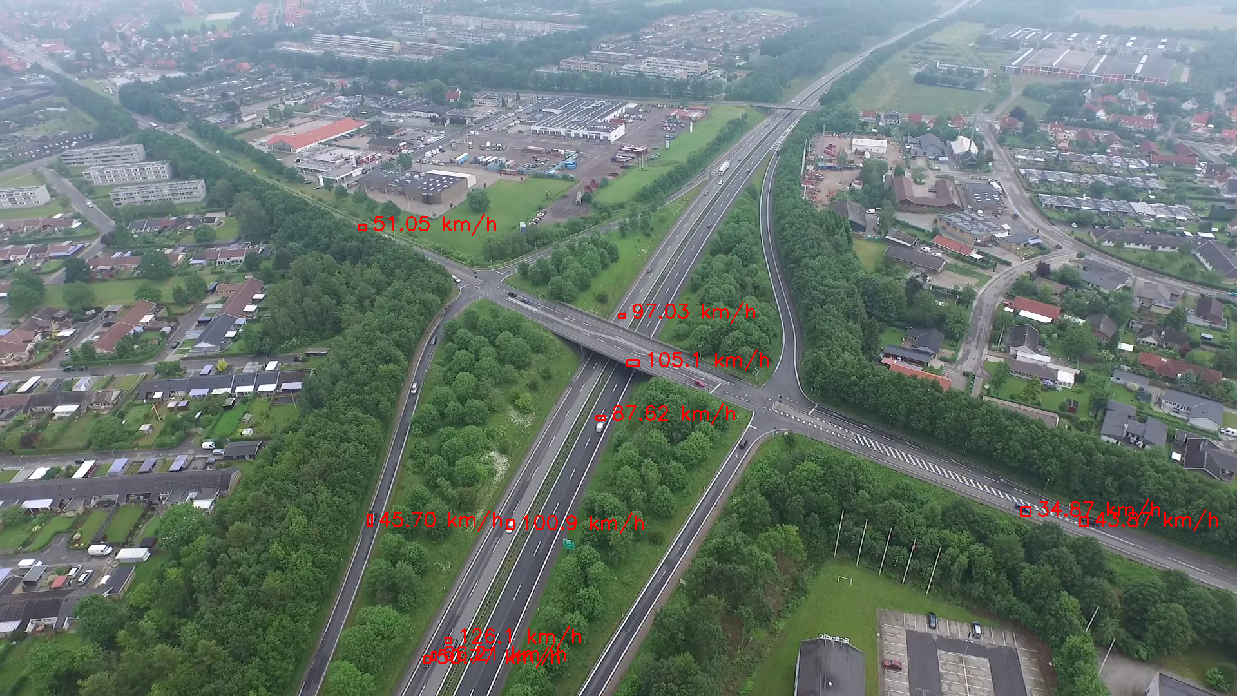
#> input picture Excercises/Miniproject2/video_sample.png, 1237 x 696 px, given in place of 2015_06_27_1630_Krydset_Motorvejsafkørsel_52.mp4, which was not available
$ python traffic_analyse_optical_flow.py
#> lines starting #> are read from the running program, lines starting #| are printed output that depends on the picture
import numpy as np
import cv2
import sys

cap = cv2.VideoCapture('2015_06_27_1630_Krydset_Motorvejsafkørsel_52.mp4') # 35 / 6 / 2

currFrame = None

cv2.namedWindow("frame", cv2.WINDOW_NORMAL)
cv2.namedWindow("background_sub", cv2.WINDOW_NORMAL)
cv2.namedWindow("Optical_Flow", cv2.WINDOW_NORMAL)

def nothing(x):
    pass


cv2.createTrackbar('opening','frame',1,100, nothing)
cv2.createTrackbar('closing','frame',1,100, nothing)

fgbg = cv2.createBackgroundSubtractorMOG2(detectShadows=False)


# Init pos
cv2.setTrackbarPos('opening', 'frame', 6)
cv2.setTrackbarPos('closing', 'frame', 2)

# Init optical flow
init = False
prevGray = None
p0 = np.array([])
p1 = np.array([])
good_old = np.array([])
good_new = np.array([])
update_count = 0
# params for ShiTomasi corner detection
feature_params = dict( maxCorners=100,
                       qualityLevel=0.5,
                       minDistance=7,
                       blockSize=7)
# Parameters for lucas kanade optical flow
lk_params = dict(winSize=(15, 15),
                 maxLevel=1,
                 criteria=(cv2.TERM_CRITERIA_EPS | cv2.TERM_CRITERIA_COUNT, 10, 0.05))
# Create some random colors
color = np.random.randint(0, 255, (100, 3))

while cap.isOpened():
    ret, currFrame = cap.read()
#> currFrame is the input picture: shape (696, 1237, 3); mean B, G, R 111.5, 118.3, 105.2

    currGray = cv2.cvtColor(currFrame, cv2.COLOR_BGR2GRAY)
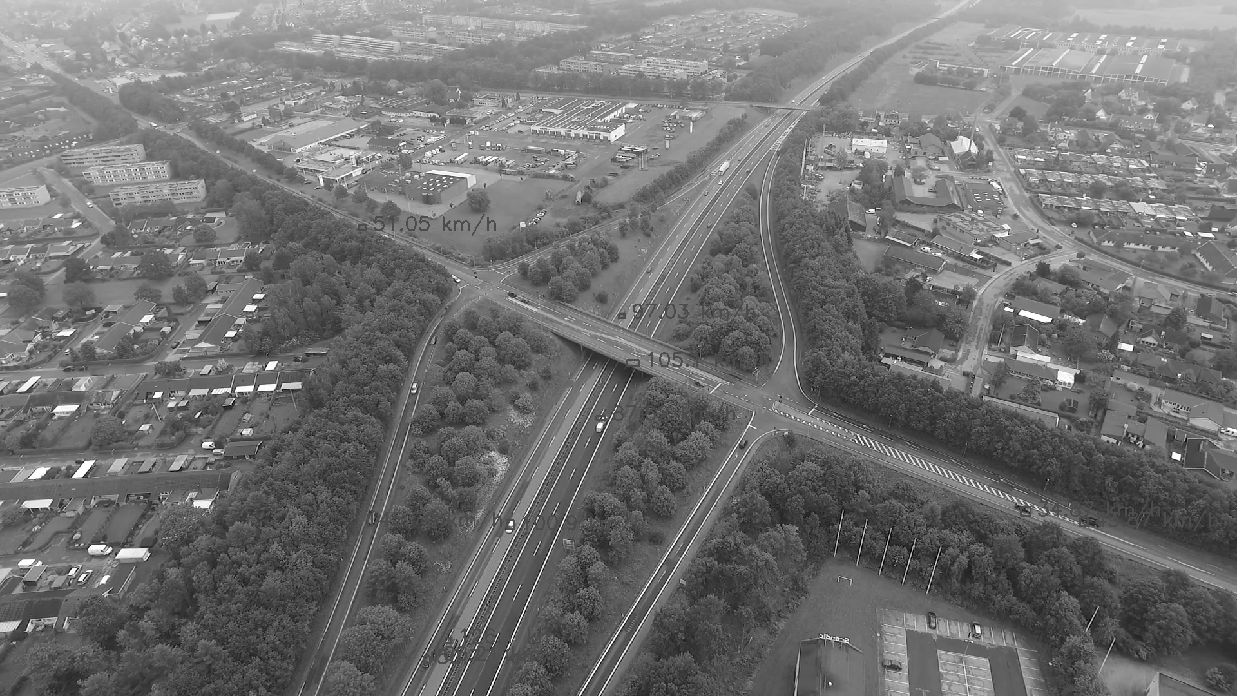
#> currGray: shape (696, 1237); min 0, max 255, mean 113.6
    outFrame = currFrame
    flowFrame = currFrame
    mask_flow = currGray.copy()

    # Trackbars
    kernel_open = cv2.getTrackbarPos('opening','frame')
    kernel_close = cv2.getTrackbarPos('closing','frame')

    # updater
    update_count += 1

    # Background substraction
    blurFrame = cv2.blur(currFrame, (5, 5))
    fgmask = fgbg.apply(blurFrame)
#> fgmask: shape (696, 1237); every value is 255

    kernel_open = cv2.getStructuringElement(cv2.MORPH_ELLIPSE, (kernel_open, kernel_open))
    kernel_close = cv2.getStructuringElement(cv2.MORPH_ELLIPSE, (kernel_close, kernel_close))
    morphImg = cv2.morphologyEx(fgmask, cv2.MORPH_OPEN, kernel_open)
    morphImg = cv2.morphologyEx(morphImg, cv2.MORPH_CLOSE, kernel_close)

    # If init do optical flow based on mask from background sub, otherwise init
    if init:
        # calculate optical flow
        p1, st, err = cv2.calcOpticalFlowPyrLK(prevGray, currGray, p0, None, **lk_params)
        # Select good points
        good_new = p1[st == 1]
        good_old = p0[st == 1]

        # update every 5 frames
        if update_count >= 5:
            mask_flow[:] = 255
            mask_flow = cv2.subtract(mask_flow, morphImg)
            p0 = cv2.goodFeaturesToTrack(currGray, mask=mask_flow, **feature_params)
            update_count = 0
            cv2.imshow('background_sub', mask_flow)

        # draw the tracks
        mask = None
        frame = None
        for i, (new, old) in enumerate(zip(good_new, good_old)):
            a, b = new.ravel()
            c, d = old.ravel()
            mask = cv2.line(currFrame, (a, b), (c, d), color[i].tolist(), 2)
            frame = cv2.circle(currFrame, (a, b), 5, color[i].tolist(), -1)

        # update last points from new points
        p0 = good_new.reshape(-1, 1, 2)

    else:
        # Init Frame
        p0 = cv2.goodFeaturesToTrack(currGray, mask=None, **feature_params)
#> p0 = 29 rows, first 8: [1130, 347], [1178, 457], [510, 526], [229, 389], [251, 388], [260, 388], [1021, 312], [237, 393]
        init = True

    # set last used image
    prevGray = currGray.copy()

    cv2.imshow('frame', currFrame)
    # cv2.imshow('background_sub', mask_flow)
    cv2.imshow('Optical_Flow', flowFrame)

    if cv2.waitKey(1) & 0xFF == ord('q'):
#> (key q is pressed here)
        break

cap.release()
cv2.destroyAllWindows()

$ run again, on Excercises/Miniproject2/area_of_operation.png
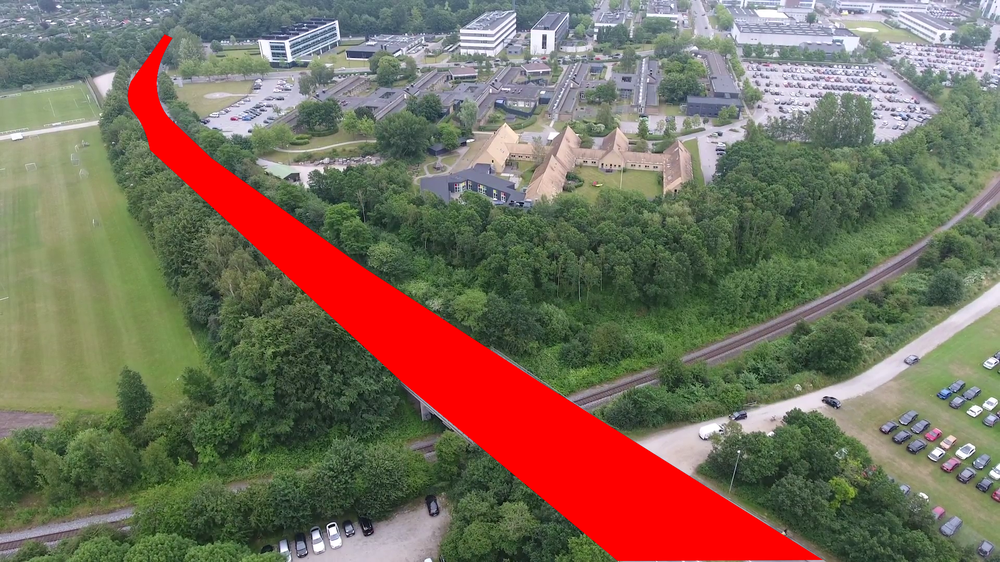
#> input picture Excercises/Miniproject2/area_of_operation.png, 1000 x 562 px, shrunk from 1920 x 1080 before the run, given in place of 2015_06_27_1630_Krydset_Motorvejsafkørsel_52.mp4, which was not available
#> currFrame is the input picture: shape (562, 1000, 3); mean B, G, R 91.8, 109.1, 121.8
#> `currGray = cv2.cvtColor(currFrame, cv2.COLOR_BGR2GRAY)`:
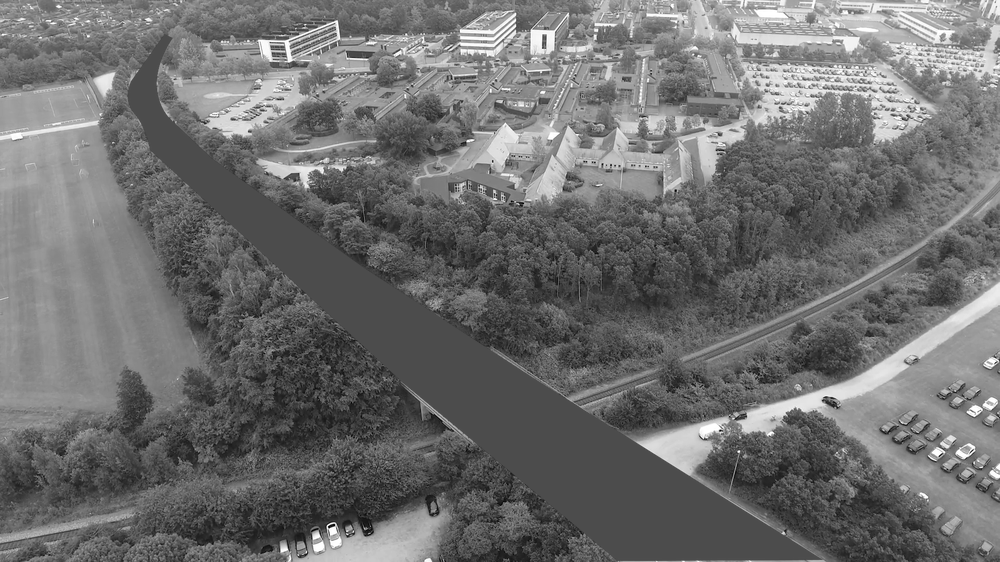
#> currGray: shape (562, 1000); min 0, max 255, mean 110.9
#> fgmask: shape (562, 1000); every value is 255
#> p0 = [[335, 526], [335, 23], [316, 532], [997, 361], [942, 452], [286, 43], [544, 33], [824, 399], [273, 55], [721, 428], [972, 448]]
